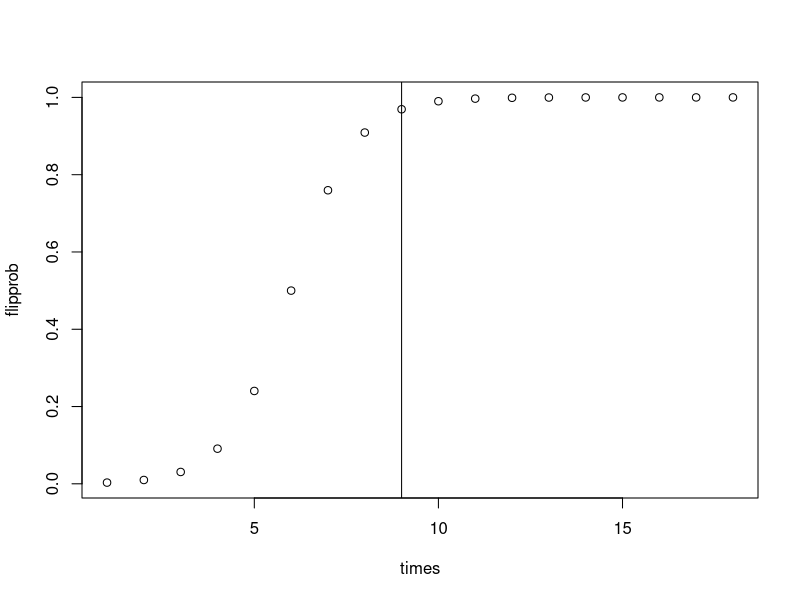

Source code (R): (Note: this script raises an error after producing the figure.)
times<-1:18
ages<-rep(0,18)
flip<-1.5

flipprob<-1/(1 + exp(-(((times)*flip-(ages*12+9))/(ages*12+9))*log(0.999/0.001)))

plot(times,flipprob)
abline(v=9)

lines(times,flips[1:18])

flipprob<-1/(1 + exp(-(((pop$infected[pop$infected>0]+pop$PIweighted[pop$infected>0])*flip-(pop$age[pop$infected>0]*12+9))/(pop$age[pop$infected>0]*12+9))*log(0.999/0.001)))

